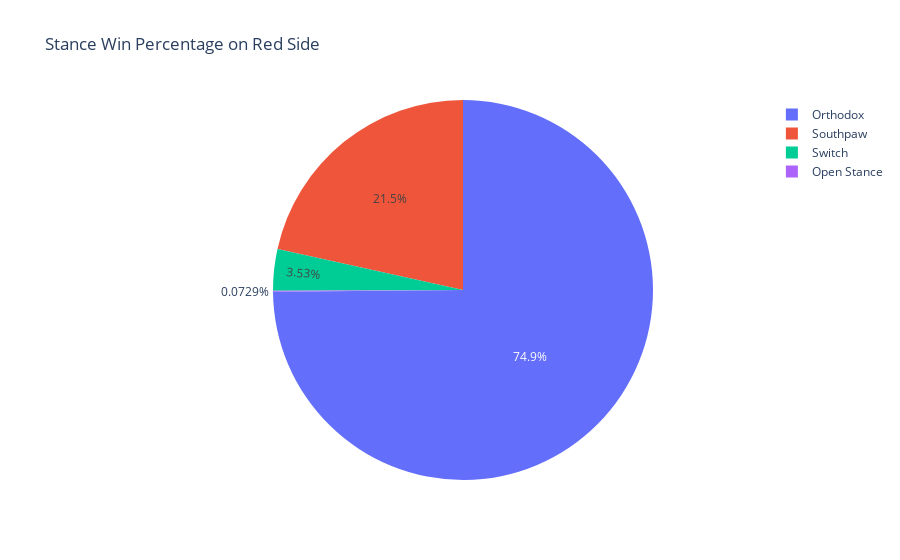

Write notebook code for a chart like this one.
### Code cell
fig = px.pie(red_winner_stance, values='Percentage', names='Stance', title='Stance Win Percentage on Red Side')
fig.show()

### Figure 1 — Plotly figure (JSON) as saved in the notebook; plotly's stock layout.template omitted (floating-point values rounded to 4 significant figures)
{"data": [{"domain": {"x": [0, 1], "y": [0, 1]}, "hovertemplate": "Stance=%{label}<br>Percentage=%{value}<extra></extra>", "labels": ["Orthodox", "Southpaw", "Switch", "Open Stance"], "legendgroup": "", "name": "", "showlegend": true, "type": "pie", "values": [0.7485, 0.2154, 0.03535, 0.0007289]}], "layout": {"legend": {"tracegroupgap": 0}, "title": {"text": "Stance Win Percentage on Red Side"}}}
